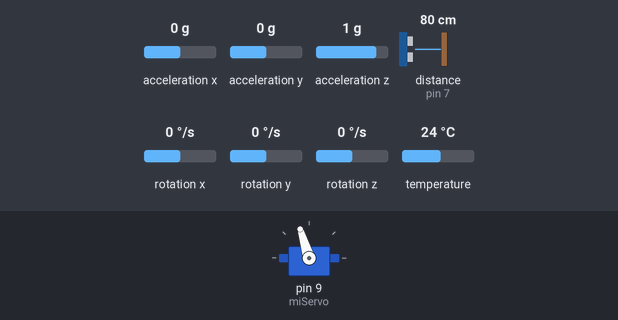
A sketch run on a simulated Arduino Uno, built with avr-gcc and run on an emulated ATmega328P. On the bench: servo. Inputs (shaded band) come from the test bench; at power-on: acceleration y 0 g, distance to the obstacle (sensor on pin 7) 80 cm, acceleration z 1 g, rotation x 0 °/s, acceleration x 0 g, rotation y 0 °/s, rotation z 0 °/s, temperature 24 °C. The echo pulse lasts 58.3 µs per cm; what the sketch prints to the serial monitor is not drawn.

Above: at 1.7 s.
1.8 s: acceleration y set to -1.4 g
At 3.4 s:
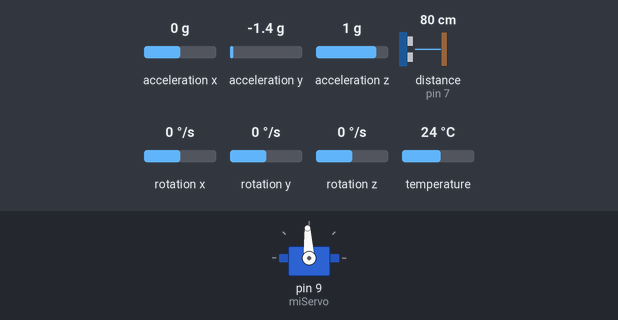
3.6 s: distance to the obstacle (sensor on pin 7) set to 2 cm
5.1 s: acceleration z set to -1.4 g
8.2 s: distance to the obstacle (sensor on pin 7) set to 4 cm
9.7 s: rotation x set to -192 °/s
Timing chart, 0 to 12.2 s (numbered marks = the images above; inputs shaded):
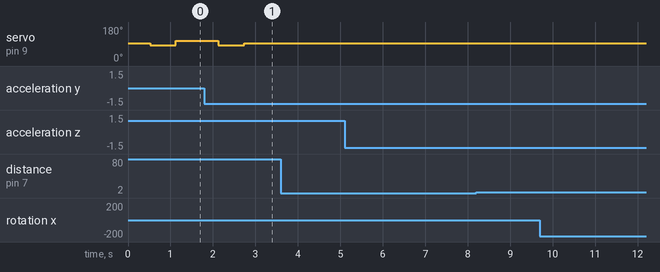

Measured:
- after the input at 3.6 s, every drawn part: stays the same
- after the input at 5.1 s, every drawn part: stays the same
- after the input at 8.2 s, every drawn part: stays the same
- after the input at 9.7 s, every drawn part: stays the same

The sketch:

comparacion_modelo.ino
```cpp
/*
Explicación:
Este código da una serie de escalones de distintas alturas como entrada.

Las alturas están en el vector escalones[]

Cada escalón tiene una duración guardada en el vector duracion[]

la variable indice_escalon va aumentando a medida que pasan los escalones

Cuando se recorren todos los escalones, el código se queda en el último.
*/

#include <NewPing.h>
#include <Servo.h>
#include <Adafruit_MPU6050.h>
#include <Adafruit_Sensor.h>

#define TRIGGER_PIN  6   // Pin de arduino conectado al pin del trigger
#define ECHO_PIN     7   // Pin de arduino conectado al pin del echo
#define MAX_DISTANCE 50 // Distancia máxima en centímetros
#define PERIODO 20000.0 //Período en us
#define N_MUESTRAS 50 //Cantidad de vececs que se mide el ángulo de la IMU para estimar el sesgo
#define C 0.0343 //Velocidad del sonido en cm/us

#define ANGULO_SERVO_MAX 58.55
#define ANGULO_SERVO_MIN -46.84

NewPing sonar(TRIGGER_PIN, ECHO_PIN, MAX_DISTANCE); // Setup
Servo miServo;
Adafruit_MPU6050 mpu;
//float theta_bias = 0;


// ========================================00
// Defino la secuencia de entrada
// ==========================================

/*
//Este par de vectores sirve para balancear el carrito, pero no para identificar b
float escalones [] = {
  0, 15, 0, -15,
  0, 20, 0, -20,
  0
};

unsigned long duracion [] = { //Duración del escalón en ms
  1000, 1500, 1000, 500,
  1000, 1000, 1000, 500,
  1000
};
*/


/*
//Estos valores corresponden a la medición b_izuquierda.mat
float escalones [] = {
  0, 20, 0
};

unsigned long duracion [] = {
  50, 1250, 1000
};
*/


/*
//Estos valores corresponden a la medición b_derecha
float escalones [] = {
  0, -17, 0
};

unsigned long duracion [] = {
  50, 1000, 1000
};
*/

float escalones [] = {
  0, -10, 15, -10,
  0
};

unsigned long duracion [] = {
  20, 600, 1000, 600,
  1000
};

//De esta forma, el escalon escalones[i] dura duracion[i]
//Estos valores fueron encontrados por prueba y error, procurando mantener el carrito sobre la barra


const int N_ESCALONES = sizeof(escalones) / sizeof(escalones[0]); //Cantidad de escalones
int indice_escalon = 0; //Este indice va subiendo a medida que avancen los escalones
unsigned long tiempo_inicio_escalon;


void setup() {
  miServo.attach(9); // pin PWM
  Serial.begin(115200);

  if (!mpu.begin()) {
    Serial.println("IMU no encontrada");
    while (1) {
      delay(10);
    }
  }
  Serial.println("IMU inicializada correctamente");

  mpu.setAccelerometerRange(MPU6050_RANGE_8_G);
  mpu.setGyroRange(MPU6050_RANGE_500_DEG);
  mpu.setFilterBandwidth(MPU6050_BAND_44_HZ);

  /*
  //Comento esta parte porque este sesgo ya está contemplado en la función theta_b = phi(theta_s)
  sensors_event_t a, g, t;
  for(int i = 0; i < N_MUESTRAS; i++){ //Se calcula es sesgo como el promedio de (N_MUESTRAS) mediciones
    mpu.getEvent(&a, &g, &t);
    theta_bias += (180/PI) * atan2(a.acceleration.y, a.acceleration.z);
  }
  theta_bias/=N_MUESTRAS;
  */

  //Se comanda el primer escalón
  float angulo = escalones[0];
  int duty_cycle_servo = (int)mapFloat(angulo, -90, 90, 600, 2400);
  miServo.writeMicroseconds(duty_cycle_servo);
  delay(500);
  tiempo_inicio_escalon = millis();
}


float theta_x_acc = 0; //Posición angular estimada por el acelerómetro, asumimos que inicialmente es 0
float theta_x_fc = 0;
float theta_x_gyro_fc = 0;

float alfa = 0.1;

void loop() {
  unsigned long t_ini = micros();

  //Sensor ultrasónico
  float posicion = posicion_carrito(); //medición en cm

  //Servomotor

  //Lógica para actualizar el escalón.
  if(millis() - tiempo_inicio_escalon >= duracion[indice_escalon]){
    indice_escalon++;

    if(indice_escalon >= N_ESCALONES){
      indice_escalon = N_ESCALONES - 1; //Si termina la secuencia, se queda en el último escalón.
      //Otra opcion sería indice_escalones = 0, y volver a empezar
    }

    tiempo_inicio_escalon = millis();
  }

  float angulo = escalones[indice_escalon];

  if(angulo < ANGULO_SERVO_MIN){
    angulo = ANGULO_SERVO_MIN;
  } else if(angulo > ANGULO_SERVO_MAX){
    angulo = ANGULO_SERVO_MAX;
  }
  int duty_cycle_servo = (int)mapFloat(angulo, -90, 90, 600, 2400);
  miServo.writeMicroseconds(duty_cycle_servo);

  //IMU
  sensors_event_t a, g, t;
  mpu.getEvent(&a, &g, &t);


  theta_x_acc = (180/PI) * atan2(a.acceleration.y, a.acceleration.z);
  theta_x_gyro_fc = theta_x_fc + (180/PI) * g.gyro.x * (PERIODO/1000000.0);

  theta_x_fc = alfa * theta_x_acc + (1 - alfa) * theta_x_gyro_fc;

  float datos[3] = {posicion, angulo, theta_x_fc};
  matlab_send(datos, 3);

  while (micros() - t_ini < PERIODO) {}
}

float mapFloat(float valor, float x_inicial, float x_final, float y_inicial, float y_final){
  return (y_final - y_inicial)/(x_final - x_inicial) * (valor - x_inicial) + y_inicial;
}

void matlab_send(float *datos, size_t largo){
  Serial.write("abcd");

  for(size_t i = 0; i < largo; i++){
    byte * b = (byte *) &datos[i];
    Serial.write(b,4);
  }
}

float posicion_carrito(){ //Esta función devuelve la posición del carro en nuestro sistema de referencia
  unsigned long tiempo = sonar.ping(MAX_DISTANCE); //NO se pueden hacer 2 mediciones seguidas
  float medicion = (C/2) * tiempo;
  if(tiempo == 0){ //Se excedió el tiempo máximo, el carrito se cayó de la barra o está pegado al sensor
    medicion = 15.5; //Quiero que cuando el carrito se caiga, el sensor lo detecte en 0.
  } else if(medicion < 2){
    medicion = 2; //Para las mediciones menores a 2cm
  }
  return mapFloat(medicion, 15.5, 32, 0, 17.25);
}
```
